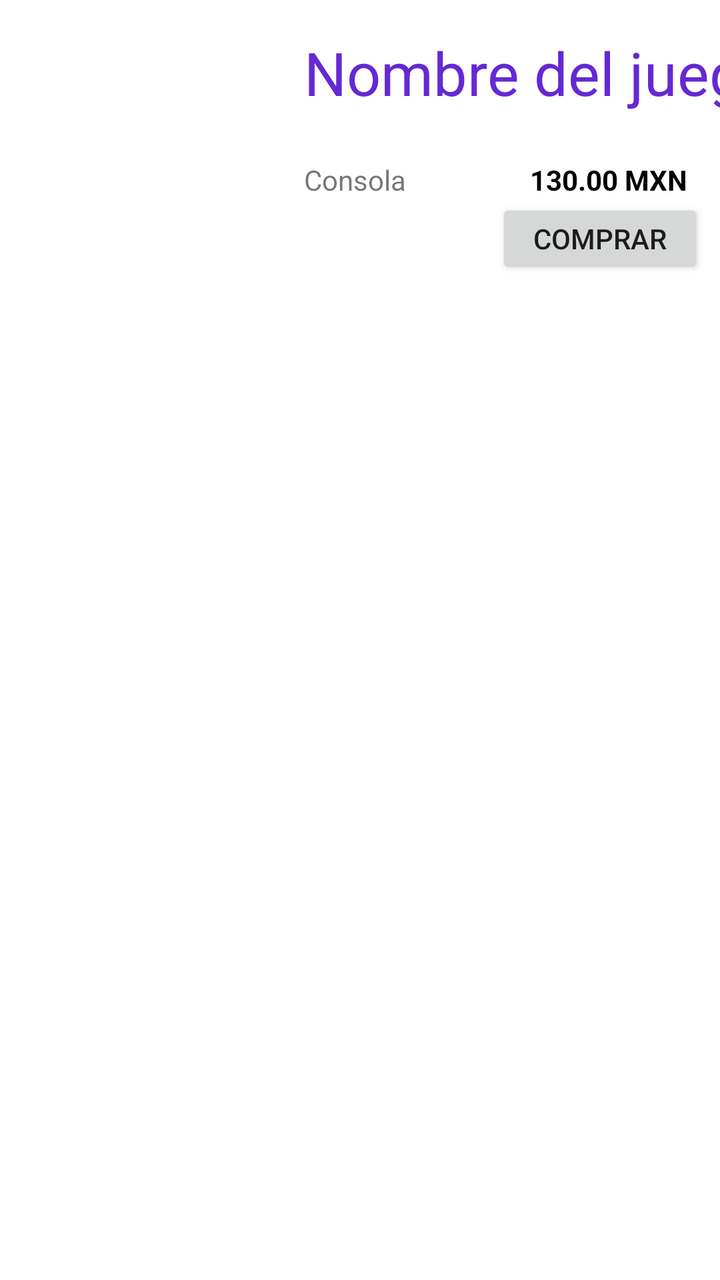
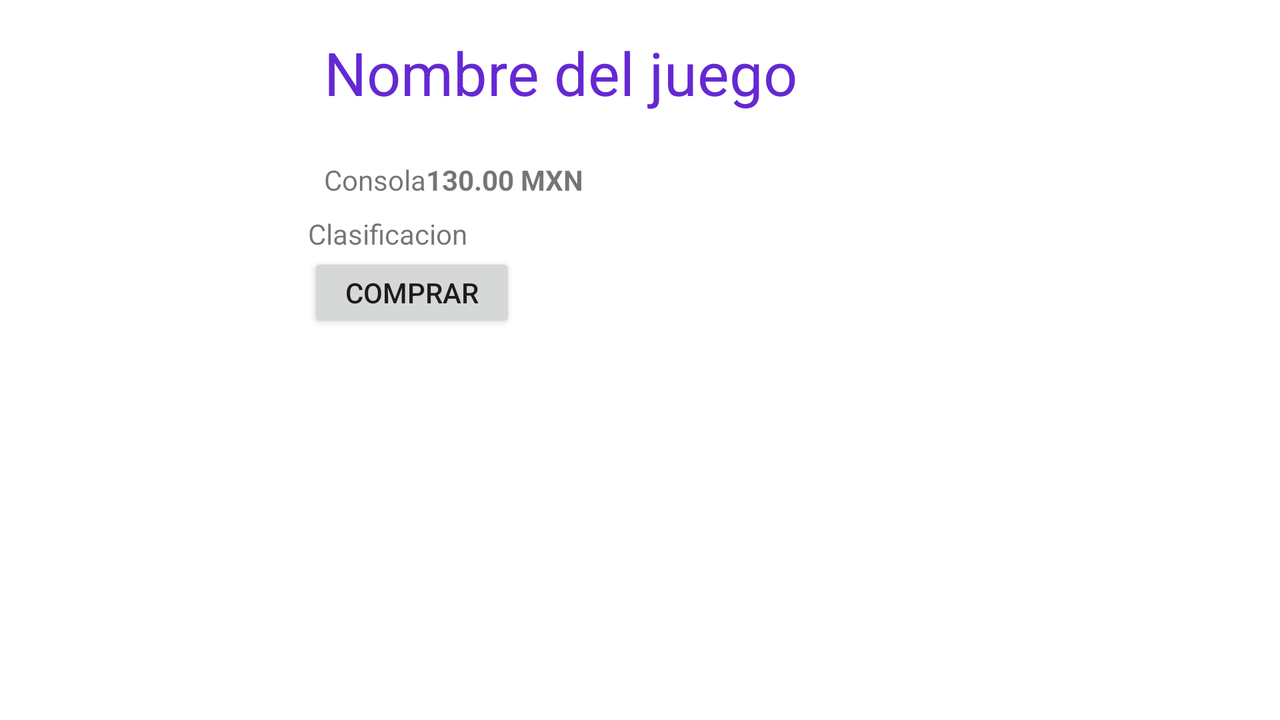

One screen, two layout resources from the same app: the default and the author's alternative for another configuration. Each is rendered where Android would select it; the XML of both is given below.
<!-- AndroidManifest.xml: application theme Theme.IntegracionServicios -->
<!-- res/layout/activity_main2.xml -->
<?xml version="1.0" encoding="utf-8"?>
<androidx.constraintlayout.widget.ConstraintLayout xmlns:android="http://schemas.android.com/apk/res/android"
    xmlns:app="http://schemas.android.com/apk/res-auto"
    xmlns:tools="http://schemas.android.com/tools"
    android:layout_width="match_parent"
    android:layout_height="wrap_content"
    tools:context=".MainActivity2">

    <ImageView
        android:id="@+id/ivFoto"
        android:layout_width="144dp"
        android:layout_height="173dp"
        app:layout_constraintStart_toStartOf="parent"
        app:layout_constraintTop_toTopOf="parent"
        app:srcCompat="@drawable/pokemon_rojo" />

    <TextView
        android:id="@+id/tvNombreJuego"
        android:layout_width="wrap_content"
        android:layout_height="wrap_content"
        android:layout_marginStart="8dp"
        android:layout_marginTop="16dp"
        android:text="Nombre del juego"
        android:textColor="#6528D3"
        android:textSize="30sp"
        app:layout_constraintStart_toEndOf="@+id/ivFoto"
        app:layout_constraintTop_toTopOf="parent" />

    <TextView
        android:id="@+id/tvConsola"
        android:layout_width="wrap_content"
        android:layout_height="wrap_content"
        android:layout_marginStart="8dp"
        android:layout_marginTop="24dp"
        android:text="Consola"
        app:layout_constraintStart_toEndOf="@+id/ivFoto"
        app:layout_constraintTop_toBottomOf="@+id/tvNombreJuego" />

    <TextView
        android:id="@+id/tvPrecio"
        android:layout_width="wrap_content"
        android:layout_height="wrap_content"
        android:layout_marginTop="24dp"
        android:layout_marginEnd="16dp"
        android:text="130.00 MXN"
        android:textColor="#000000"
        android:textStyle="bold"
        app:layout_constraintEnd_toEndOf="parent"
        app:layout_constraintTop_toBottomOf="@+id/tvNombreJuego" />

    <Button
        android:id="@+id/bnComprar"
        android:layout_width="104dp"
        android:layout_height="40dp"
        android:layout_marginEnd="8dp"
        android:text="Comprar"
        app:layout_constraintEnd_toEndOf="parent"
        app:layout_constraintTop_toBottomOf="@+id/tvPrecio" />
</androidx.constraintlayout.widget.ConstraintLayout>
<!-- resources referenced by this layout -->
<resources>
  <style name="Theme.IntegracionServicios" parent="Theme.MaterialComponents.DayNight.DarkActionBar">
          
          <item name="colorPrimary">@color/purple_500</item>
          <item name="colorPrimaryVariant">@color/purple_700</item>
          <item name="colorOnPrimary">@color/white</item>
          
          <item name="colorSecondary">@color/teal_200</item>
          <item name="colorSecondaryVariant">@color/teal_700</item>
          <item name="colorOnSecondary">@color/black</item>
          
          <item name="android:statusBarColor">?attr/colorPrimaryVariant</item>
          
      </style>
</resources>
<!-- res/layout-land/activity_main2.xml (the author's variant of the layout above) -->
<!-- drawn on the phone turned sideways -->
<?xml version="1.0" encoding="utf-8"?>
<androidx.constraintlayout.widget.ConstraintLayout xmlns:android="http://schemas.android.com/apk/res/android"
    xmlns:app="http://schemas.android.com/apk/res-auto"
    xmlns:tools="http://schemas.android.com/tools"
    android:layout_width="match_parent"
    android:layout_height="wrap_content"
    tools:context=".MainActivity2">

    <LinearLayout
        android:layout_width="match_parent"
        android:layout_height="wrap_content"
        android:orientation="horizontal">

        <ImageView
            android:id="@+id/ivFoto"
            android:layout_width="144dp"
            android:layout_height="173dp"
            app:srcCompat="@drawable/pokemon_rojo" />

        <LinearLayout
            android:layout_width="match_parent"
            android:layout_height="match_parent"
            android:layout_marginLeft="10dp"
            android:orientation="vertical">

            <TextView
                android:id="@+id/tvNombreJuego"
                android:layout_width="wrap_content"
                android:layout_height="wrap_content"
                android:layout_marginStart="8dp"
                android:layout_marginTop="16dp"
                android:text="Nombre del juego"
                android:textColor="#6528D3"
                android:textSize="30sp" />

            <LinearLayout
                android:layout_width="match_parent"
                android:layout_height="wrap_content"
                android:orientation="horizontal">

                <TextView
                    android:id="@+id/tvConsola"
                    android:layout_width="wrap_content"
                    android:layout_height="wrap_content"
                    android:layout_marginStart="8dp"
                    android:layout_marginTop="24dp"
                    android:text="Consola" />

                <TextView
                    android:id="@+id/tvPrecio"
                    android:layout_width="wrap_content"
                    android:layout_height="wrap_content"
                    android:layout_marginTop="24dp"
                    android:layout_marginEnd="16dp"
                    android:text="130.00 MXN"
                    android:textStyle="bold" />

            </LinearLayout>

            <TextView
                android:id="@+id/tvClasificacion"
                android:layout_width="wrap_content"
                android:layout_height="wrap_content"
                android:layout_marginTop="8dp"
                android:text="Clasificacion" />

            <Button
                android:id="@+id/bnComprar"
                android:layout_width="104dp"
                android:layout_height="40dp"
                android:layout_marginEnd="8dp"
                android:text="Comprar" />

        </LinearLayout>
    </LinearLayout>

</androidx.constraintlayout.widget.ConstraintLayout>
